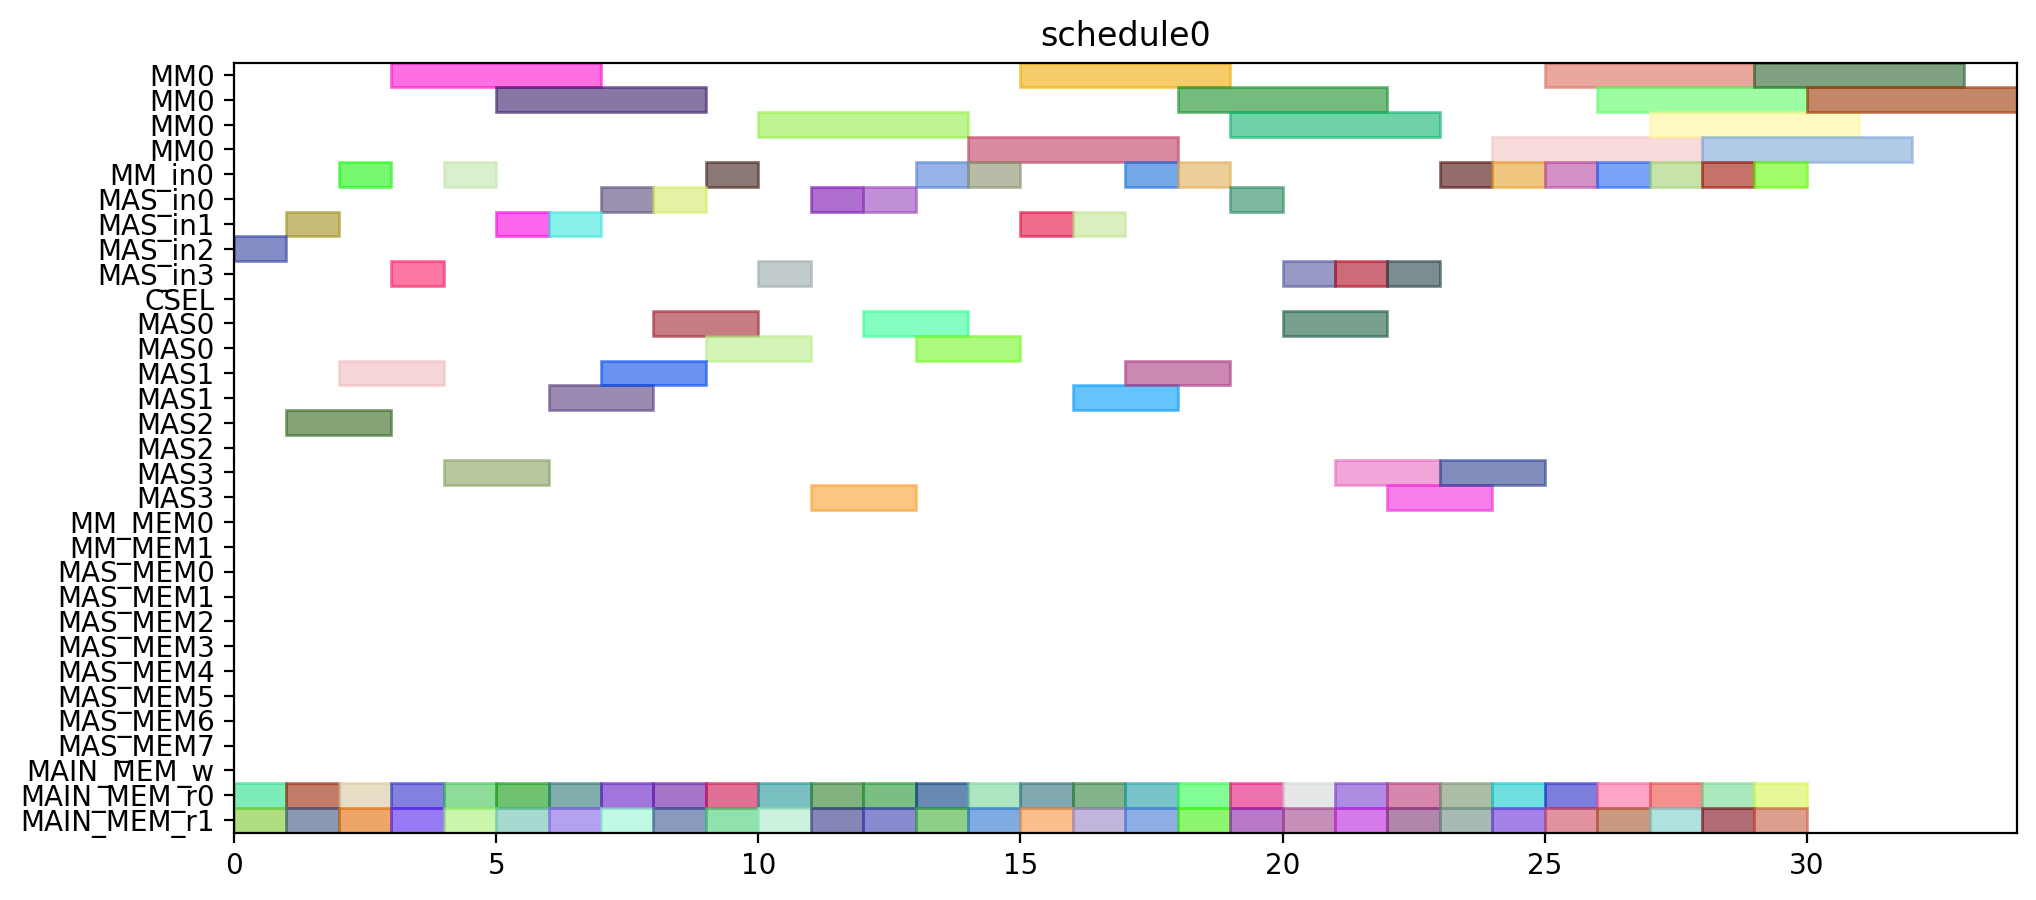

Generate this figure with Python:
from pyschedule import Scenario, solvers, plotters, alt


def solve():
	horizon = 120
	S = Scenario("schedule0", horizon=horizon)

	# resource
	MM = S.Resources('MM', num=1, size=4)
	MM_in = S.Resources('MM_in', num=1)
	MAS_in = S.Resources('MAS_in', num=4)
	CSEL = S.Resource('CSEL')
	MAS = S.Resources('MAS', num=4, size=2, periods=range(1, horizon))
	MM_MEM = S.Resources('MM_MEM', num=2)
	MAS_MEM = S.Resources('MAS_MEM', num=8)
	MAIN_MEM_w = S.Resource('MAIN_MEM_w', size=1)
	MAIN_MEM_r = S.Resources('MAIN_MEM_r', num=2)

	# result of previous scheduling

	# new tasks
	t1_t0 = S.Task('t1_t0', length=4, delay_cost=1)
	t1_t0 += alt(MM)
	t1_t0_in = S.Task('t1_t0_in', length=1, delay_cost=1)
	t1_t0_in += alt(MM_in)
	S += t1_t0_in*MM_in[0]<=t1_t0*MM[0]
	t1_t0_mem0 = S.Task('t1_t0_mem0', length=1, delay_cost=1)
	t1_t0_mem0 += MAIN_MEM_r[0]
	S += t1_t0_mem0 <= t1_t0

	t1_t0_mem1 = S.Task('t1_t0_mem1', length=1, delay_cost=1)
	t1_t0_mem1 += MAIN_MEM_r[1]
	S += t1_t0_mem1 <= t1_t0

	t1_t1 = S.Task('t1_t1', length=4, delay_cost=1)
	t1_t1 += alt(MM)
	t1_t1_in = S.Task('t1_t1_in', length=1, delay_cost=1)
	t1_t1_in += alt(MM_in)
	S += t1_t1_in*MM_in[0]<=t1_t1*MM[0]
	t1_t1_mem0 = S.Task('t1_t1_mem0', length=1, delay_cost=1)
	t1_t1_mem0 += MAIN_MEM_r[0]
	S += t1_t1_mem0 <= t1_t1

	t1_t1_mem1 = S.Task('t1_t1_mem1', length=1, delay_cost=1)
	t1_t1_mem1 += MAIN_MEM_r[1]
	S += t1_t1_mem1 <= t1_t1

	t1_t2 = S.Task('t1_t2', length=2, delay_cost=1)
	t1_t2 += alt(MAS)
	t1_t2_in = S.Task('t1_t2_in', length=1, delay_cost=1)
	t1_t2_in += alt(MAS_in)
	S += t1_t2_in*MAS_in[0]<=t1_t2*MAS[0]

	S += t1_t2_in*MAS_in[1]<=t1_t2*MAS[1]

	S += t1_t2_in*MAS_in[2]<=t1_t2*MAS[2]

	S += t1_t2_in*MAS_in[3]<=t1_t2*MAS[3]

	t1_t2_mem0 = S.Task('t1_t2_mem0', length=1, delay_cost=1)
	t1_t2_mem0 += MAIN_MEM_r[0]
	S += t1_t2_mem0 <= t1_t2

	t1_t2_mem1 = S.Task('t1_t2_mem1', length=1, delay_cost=1)
	t1_t2_mem1 += MAIN_MEM_r[1]
	S += t1_t2_mem1 <= t1_t2

	t1_t3 = S.Task('t1_t3', length=2, delay_cost=1)
	t1_t3 += alt(MAS)
	t1_t3_in = S.Task('t1_t3_in', length=1, delay_cost=1)
	t1_t3_in += alt(MAS_in)
	S += t1_t3_in*MAS_in[0]<=t1_t3*MAS[0]

	S += t1_t3_in*MAS_in[1]<=t1_t3*MAS[1]

	S += t1_t3_in*MAS_in[2]<=t1_t3*MAS[2]

	S += t1_t3_in*MAS_in[3]<=t1_t3*MAS[3]

	t1_t3_mem0 = S.Task('t1_t3_mem0', length=1, delay_cost=1)
	t1_t3_mem0 += MAIN_MEM_r[0]
	S += t1_t3_mem0 <= t1_t3

	t1_t3_mem1 = S.Task('t1_t3_mem1', length=1, delay_cost=1)
	t1_t3_mem1 += MAIN_MEM_r[1]
	S += t1_t3_mem1 <= t1_t3

	t2_t0 = S.Task('t2_t0', length=4, delay_cost=1)
	t2_t0 += alt(MM)
	t2_t0_in = S.Task('t2_t0_in', length=1, delay_cost=1)
	t2_t0_in += alt(MM_in)
	S += t2_t0_in*MM_in[0]<=t2_t0*MM[0]
	t2_t0_mem0 = S.Task('t2_t0_mem0', length=1, delay_cost=1)
	t2_t0_mem0 += MAIN_MEM_r[0]
	S += t2_t0_mem0 <= t2_t0

	t2_t0_mem1 = S.Task('t2_t0_mem1', length=1, delay_cost=1)
	t2_t0_mem1 += MAIN_MEM_r[1]
	S += t2_t0_mem1 <= t2_t0

	t2_t1 = S.Task('t2_t1', length=4, delay_cost=1)
	t2_t1 += alt(MM)
	t2_t1_in = S.Task('t2_t1_in', length=1, delay_cost=1)
	t2_t1_in += alt(MM_in)
	S += t2_t1_in*MM_in[0]<=t2_t1*MM[0]
	t2_t1_mem0 = S.Task('t2_t1_mem0', length=1, delay_cost=1)
	t2_t1_mem0 += MAIN_MEM_r[0]
	S += t2_t1_mem0 <= t2_t1

	t2_t1_mem1 = S.Task('t2_t1_mem1', length=1, delay_cost=1)
	t2_t1_mem1 += MAIN_MEM_r[1]
	S += t2_t1_mem1 <= t2_t1

	t2_t2 = S.Task('t2_t2', length=2, delay_cost=1)
	t2_t2 += alt(MAS)
	t2_t2_in = S.Task('t2_t2_in', length=1, delay_cost=1)
	t2_t2_in += alt(MAS_in)
	S += t2_t2_in*MAS_in[0]<=t2_t2*MAS[0]

	S += t2_t2_in*MAS_in[1]<=t2_t2*MAS[1]

	S += t2_t2_in*MAS_in[2]<=t2_t2*MAS[2]

	S += t2_t2_in*MAS_in[3]<=t2_t2*MAS[3]

	t2_t2_mem0 = S.Task('t2_t2_mem0', length=1, delay_cost=1)
	t2_t2_mem0 += MAIN_MEM_r[0]
	S += t2_t2_mem0 <= t2_t2

	t2_t2_mem1 = S.Task('t2_t2_mem1', length=1, delay_cost=1)
	t2_t2_mem1 += MAIN_MEM_r[1]
	S += t2_t2_mem1 <= t2_t2

	t2_t3 = S.Task('t2_t3', length=2, delay_cost=1)
	t2_t3 += alt(MAS)
	t2_t3_in = S.Task('t2_t3_in', length=1, delay_cost=1)
	t2_t3_in += alt(MAS_in)
	S += t2_t3_in*MAS_in[0]<=t2_t3*MAS[0]

	S += t2_t3_in*MAS_in[1]<=t2_t3*MAS[1]

	S += t2_t3_in*MAS_in[2]<=t2_t3*MAS[2]

	S += t2_t3_in*MAS_in[3]<=t2_t3*MAS[3]

	t2_t3_mem0 = S.Task('t2_t3_mem0', length=1, delay_cost=1)
	t2_t3_mem0 += MAIN_MEM_r[0]
	S += t2_t3_mem0 <= t2_t3

	t2_t3_mem1 = S.Task('t2_t3_mem1', length=1, delay_cost=1)
	t2_t3_mem1 += MAIN_MEM_r[1]
	S += t2_t3_mem1 <= t2_t3

	t0_t0 = S.Task('t0_t0', length=4, delay_cost=1)
	t0_t0 += alt(MM)
	t0_t0_in = S.Task('t0_t0_in', length=1, delay_cost=1)
	t0_t0_in += alt(MM_in)
	S += t0_t0_in*MM_in[0]<=t0_t0*MM[0]
	t0_t0_mem0 = S.Task('t0_t0_mem0', length=1, delay_cost=1)
	t0_t0_mem0 += MAIN_MEM_r[0]
	S += t0_t0_mem0 <= t0_t0

	t0_t0_mem1 = S.Task('t0_t0_mem1', length=1, delay_cost=1)
	t0_t0_mem1 += MAIN_MEM_r[1]
	S += t0_t0_mem1 <= t0_t0

	t0_t1 = S.Task('t0_t1', length=4, delay_cost=1)
	t0_t1 += alt(MM)
	t0_t1_in = S.Task('t0_t1_in', length=1, delay_cost=1)
	t0_t1_in += alt(MM_in)
	S += t0_t1_in*MM_in[0]<=t0_t1*MM[0]
	t0_t1_mem0 = S.Task('t0_t1_mem0', length=1, delay_cost=1)
	t0_t1_mem0 += MAIN_MEM_r[0]
	S += t0_t1_mem0 <= t0_t1

	t0_t1_mem1 = S.Task('t0_t1_mem1', length=1, delay_cost=1)
	t0_t1_mem1 += MAIN_MEM_r[1]
	S += t0_t1_mem1 <= t0_t1

	t0_t2 = S.Task('t0_t2', length=2, delay_cost=1)
	t0_t2 += alt(MAS)
	t0_t2_in = S.Task('t0_t2_in', length=1, delay_cost=1)
	t0_t2_in += alt(MAS_in)
	S += t0_t2_in*MAS_in[0]<=t0_t2*MAS[0]

	S += t0_t2_in*MAS_in[1]<=t0_t2*MAS[1]

	S += t0_t2_in*MAS_in[2]<=t0_t2*MAS[2]

	S += t0_t2_in*MAS_in[3]<=t0_t2*MAS[3]

	t0_t2_mem0 = S.Task('t0_t2_mem0', length=1, delay_cost=1)
	t0_t2_mem0 += MAIN_MEM_r[0]
	S += t0_t2_mem0 <= t0_t2

	t0_t2_mem1 = S.Task('t0_t2_mem1', length=1, delay_cost=1)
	t0_t2_mem1 += MAIN_MEM_r[1]
	S += t0_t2_mem1 <= t0_t2

	t0_t3 = S.Task('t0_t3', length=2, delay_cost=1)
	t0_t3 += alt(MAS)
	t0_t3_in = S.Task('t0_t3_in', length=1, delay_cost=1)
	t0_t3_in += alt(MAS_in)
	S += t0_t3_in*MAS_in[0]<=t0_t3*MAS[0]

	S += t0_t3_in*MAS_in[1]<=t0_t3*MAS[1]

	S += t0_t3_in*MAS_in[2]<=t0_t3*MAS[2]

	S += t0_t3_in*MAS_in[3]<=t0_t3*MAS[3]

	t0_t3_mem0 = S.Task('t0_t3_mem0', length=1, delay_cost=1)
	t0_t3_mem0 += MAIN_MEM_r[0]
	S += t0_t3_mem0 <= t0_t3

	t0_t3_mem1 = S.Task('t0_t3_mem1', length=1, delay_cost=1)
	t0_t3_mem1 += MAIN_MEM_r[1]
	S += t0_t3_mem1 <= t0_t3

	t4_t0_t0 = S.Task('t4_t0_t0', length=4, delay_cost=1)
	t4_t0_t0 += alt(MM)
	t4_t0_t0_in = S.Task('t4_t0_t0_in', length=1, delay_cost=1)
	t4_t0_t0_in += alt(MM_in)
	S += t4_t0_t0_in*MM_in[0]<=t4_t0_t0*MM[0]
	t4_t0_t0_mem0 = S.Task('t4_t0_t0_mem0', length=1, delay_cost=1)
	t4_t0_t0_mem0 += MAIN_MEM_r[0]
	S += t4_t0_t0_mem0 <= t4_t0_t0

	t4_t0_t0_mem1 = S.Task('t4_t0_t0_mem1', length=1, delay_cost=1)
	t4_t0_t0_mem1 += MAIN_MEM_r[1]
	S += t4_t0_t0_mem1 <= t4_t0_t0

	t4_t0_t1 = S.Task('t4_t0_t1', length=4, delay_cost=1)
	t4_t0_t1 += alt(MM)
	t4_t0_t1_in = S.Task('t4_t0_t1_in', length=1, delay_cost=1)
	t4_t0_t1_in += alt(MM_in)
	S += t4_t0_t1_in*MM_in[0]<=t4_t0_t1*MM[0]
	t4_t0_t1_mem0 = S.Task('t4_t0_t1_mem0', length=1, delay_cost=1)
	t4_t0_t1_mem0 += MAIN_MEM_r[0]
	S += t4_t0_t1_mem0 <= t4_t0_t1

	t4_t0_t1_mem1 = S.Task('t4_t0_t1_mem1', length=1, delay_cost=1)
	t4_t0_t1_mem1 += MAIN_MEM_r[1]
	S += t4_t0_t1_mem1 <= t4_t0_t1

	t4_t0_t2 = S.Task('t4_t0_t2', length=2, delay_cost=1)
	t4_t0_t2 += alt(MAS)
	t4_t0_t2_in = S.Task('t4_t0_t2_in', length=1, delay_cost=1)
	t4_t0_t2_in += alt(MAS_in)
	S += t4_t0_t2_in*MAS_in[0]<=t4_t0_t2*MAS[0]

	S += t4_t0_t2_in*MAS_in[1]<=t4_t0_t2*MAS[1]

	S += t4_t0_t2_in*MAS_in[2]<=t4_t0_t2*MAS[2]

	S += t4_t0_t2_in*MAS_in[3]<=t4_t0_t2*MAS[3]

	t4_t0_t2_mem0 = S.Task('t4_t0_t2_mem0', length=1, delay_cost=1)
	t4_t0_t2_mem0 += MAIN_MEM_r[0]
	S += t4_t0_t2_mem0 <= t4_t0_t2

	t4_t0_t2_mem1 = S.Task('t4_t0_t2_mem1', length=1, delay_cost=1)
	t4_t0_t2_mem1 += MAIN_MEM_r[1]
	S += t4_t0_t2_mem1 <= t4_t0_t2

	t4_t0_t3 = S.Task('t4_t0_t3', length=2, delay_cost=1)
	t4_t0_t3 += alt(MAS)
	t4_t0_t3_in = S.Task('t4_t0_t3_in', length=1, delay_cost=1)
	t4_t0_t3_in += alt(MAS_in)
	S += t4_t0_t3_in*MAS_in[0]<=t4_t0_t3*MAS[0]

	S += t4_t0_t3_in*MAS_in[1]<=t4_t0_t3*MAS[1]

	S += t4_t0_t3_in*MAS_in[2]<=t4_t0_t3*MAS[2]

	S += t4_t0_t3_in*MAS_in[3]<=t4_t0_t3*MAS[3]

	t4_t0_t3_mem0 = S.Task('t4_t0_t3_mem0', length=1, delay_cost=1)
	t4_t0_t3_mem0 += MAIN_MEM_r[0]
	S += t4_t0_t3_mem0 <= t4_t0_t3

	t4_t0_t3_mem1 = S.Task('t4_t0_t3_mem1', length=1, delay_cost=1)
	t4_t0_t3_mem1 += MAIN_MEM_r[1]
	S += t4_t0_t3_mem1 <= t4_t0_t3

	t4_t1_t0 = S.Task('t4_t1_t0', length=4, delay_cost=1)
	t4_t1_t0 += alt(MM)
	t4_t1_t0_in = S.Task('t4_t1_t0_in', length=1, delay_cost=1)
	t4_t1_t0_in += alt(MM_in)
	S += t4_t1_t0_in*MM_in[0]<=t4_t1_t0*MM[0]
	t4_t1_t0_mem0 = S.Task('t4_t1_t0_mem0', length=1, delay_cost=1)
	t4_t1_t0_mem0 += MAIN_MEM_r[0]
	S += t4_t1_t0_mem0 <= t4_t1_t0

	t4_t1_t0_mem1 = S.Task('t4_t1_t0_mem1', length=1, delay_cost=1)
	t4_t1_t0_mem1 += MAIN_MEM_r[1]
	S += t4_t1_t0_mem1 <= t4_t1_t0

	t4_t1_t1 = S.Task('t4_t1_t1', length=4, delay_cost=1)
	t4_t1_t1 += alt(MM)
	t4_t1_t1_in = S.Task('t4_t1_t1_in', length=1, delay_cost=1)
	t4_t1_t1_in += alt(MM_in)
	S += t4_t1_t1_in*MM_in[0]<=t4_t1_t1*MM[0]
	t4_t1_t1_mem0 = S.Task('t4_t1_t1_mem0', length=1, delay_cost=1)
	t4_t1_t1_mem0 += MAIN_MEM_r[0]
	S += t4_t1_t1_mem0 <= t4_t1_t1

	t4_t1_t1_mem1 = S.Task('t4_t1_t1_mem1', length=1, delay_cost=1)
	t4_t1_t1_mem1 += MAIN_MEM_r[1]
	S += t4_t1_t1_mem1 <= t4_t1_t1

	t4_t1_t2 = S.Task('t4_t1_t2', length=2, delay_cost=1)
	t4_t1_t2 += alt(MAS)
	t4_t1_t2_in = S.Task('t4_t1_t2_in', length=1, delay_cost=1)
	t4_t1_t2_in += alt(MAS_in)
	S += t4_t1_t2_in*MAS_in[0]<=t4_t1_t2*MAS[0]

	S += t4_t1_t2_in*MAS_in[1]<=t4_t1_t2*MAS[1]

	S += t4_t1_t2_in*MAS_in[2]<=t4_t1_t2*MAS[2]

	S += t4_t1_t2_in*MAS_in[3]<=t4_t1_t2*MAS[3]

	t4_t1_t2_mem0 = S.Task('t4_t1_t2_mem0', length=1, delay_cost=1)
	t4_t1_t2_mem0 += MAIN_MEM_r[0]
	S += t4_t1_t2_mem0 <= t4_t1_t2

	t4_t1_t2_mem1 = S.Task('t4_t1_t2_mem1', length=1, delay_cost=1)
	t4_t1_t2_mem1 += MAIN_MEM_r[1]
	S += t4_t1_t2_mem1 <= t4_t1_t2

	t4_t1_t3 = S.Task('t4_t1_t3', length=2, delay_cost=1)
	t4_t1_t3 += alt(MAS)
	t4_t1_t3_in = S.Task('t4_t1_t3_in', length=1, delay_cost=1)
	t4_t1_t3_in += alt(MAS_in)
	S += t4_t1_t3_in*MAS_in[0]<=t4_t1_t3*MAS[0]

	S += t4_t1_t3_in*MAS_in[1]<=t4_t1_t3*MAS[1]

	S += t4_t1_t3_in*MAS_in[2]<=t4_t1_t3*MAS[2]

	S += t4_t1_t3_in*MAS_in[3]<=t4_t1_t3*MAS[3]

	t4_t1_t3_mem0 = S.Task('t4_t1_t3_mem0', length=1, delay_cost=1)
	t4_t1_t3_mem0 += MAIN_MEM_r[0]
	S += t4_t1_t3_mem0 <= t4_t1_t3

	t4_t1_t3_mem1 = S.Task('t4_t1_t3_mem1', length=1, delay_cost=1)
	t4_t1_t3_mem1 += MAIN_MEM_r[1]
	S += t4_t1_t3_mem1 <= t4_t1_t3

	t4_t2_t0 = S.Task('t4_t2_t0', length=4, delay_cost=1)
	t4_t2_t0 += alt(MM)
	t4_t2_t0_in = S.Task('t4_t2_t0_in', length=1, delay_cost=1)
	t4_t2_t0_in += alt(MM_in)
	S += t4_t2_t0_in*MM_in[0]<=t4_t2_t0*MM[0]
	t4_t2_t0_mem0 = S.Task('t4_t2_t0_mem0', length=1, delay_cost=1)
	t4_t2_t0_mem0 += MAIN_MEM_r[0]
	S += t4_t2_t0_mem0 <= t4_t2_t0

	t4_t2_t0_mem1 = S.Task('t4_t2_t0_mem1', length=1, delay_cost=1)
	t4_t2_t0_mem1 += MAIN_MEM_r[1]
	S += t4_t2_t0_mem1 <= t4_t2_t0

	t4_t2_t1 = S.Task('t4_t2_t1', length=4, delay_cost=1)
	t4_t2_t1 += alt(MM)
	t4_t2_t1_in = S.Task('t4_t2_t1_in', length=1, delay_cost=1)
	t4_t2_t1_in += alt(MM_in)
	S += t4_t2_t1_in*MM_in[0]<=t4_t2_t1*MM[0]
	t4_t2_t1_mem0 = S.Task('t4_t2_t1_mem0', length=1, delay_cost=1)
	t4_t2_t1_mem0 += MAIN_MEM_r[0]
	S += t4_t2_t1_mem0 <= t4_t2_t1

	t4_t2_t1_mem1 = S.Task('t4_t2_t1_mem1', length=1, delay_cost=1)
	t4_t2_t1_mem1 += MAIN_MEM_r[1]
	S += t4_t2_t1_mem1 <= t4_t2_t1

	t4_t2_t2 = S.Task('t4_t2_t2', length=2, delay_cost=1)
	t4_t2_t2 += alt(MAS)
	t4_t2_t2_in = S.Task('t4_t2_t2_in', length=1, delay_cost=1)
	t4_t2_t2_in += alt(MAS_in)
	S += t4_t2_t2_in*MAS_in[0]<=t4_t2_t2*MAS[0]

	S += t4_t2_t2_in*MAS_in[1]<=t4_t2_t2*MAS[1]

	S += t4_t2_t2_in*MAS_in[2]<=t4_t2_t2*MAS[2]

	S += t4_t2_t2_in*MAS_in[3]<=t4_t2_t2*MAS[3]

	t4_t2_t2_mem0 = S.Task('t4_t2_t2_mem0', length=1, delay_cost=1)
	t4_t2_t2_mem0 += MAIN_MEM_r[0]
	S += t4_t2_t2_mem0 <= t4_t2_t2

	t4_t2_t2_mem1 = S.Task('t4_t2_t2_mem1', length=1, delay_cost=1)
	t4_t2_t2_mem1 += MAIN_MEM_r[1]
	S += t4_t2_t2_mem1 <= t4_t2_t2

	t4_t2_t3 = S.Task('t4_t2_t3', length=2, delay_cost=1)
	t4_t2_t3 += alt(MAS)
	t4_t2_t3_in = S.Task('t4_t2_t3_in', length=1, delay_cost=1)
	t4_t2_t3_in += alt(MAS_in)
	S += t4_t2_t3_in*MAS_in[0]<=t4_t2_t3*MAS[0]

	S += t4_t2_t3_in*MAS_in[1]<=t4_t2_t3*MAS[1]

	S += t4_t2_t3_in*MAS_in[2]<=t4_t2_t3*MAS[2]

	S += t4_t2_t3_in*MAS_in[3]<=t4_t2_t3*MAS[3]

	t4_t2_t3_mem0 = S.Task('t4_t2_t3_mem0', length=1, delay_cost=1)
	t4_t2_t3_mem0 += MAIN_MEM_r[0]
	S += t4_t2_t3_mem0 <= t4_t2_t3

	t4_t2_t3_mem1 = S.Task('t4_t2_t3_mem1', length=1, delay_cost=1)
	t4_t2_t3_mem1 += MAIN_MEM_r[1]
	S += t4_t2_t3_mem1 <= t4_t2_t3

	t4_t40 = S.Task('t4_t40', length=2, delay_cost=1)
	t4_t40 += alt(MAS)
	t4_t40_in = S.Task('t4_t40_in', length=1, delay_cost=1)
	t4_t40_in += alt(MAS_in)
	S += t4_t40_in*MAS_in[0]<=t4_t40*MAS[0]

	S += t4_t40_in*MAS_in[1]<=t4_t40*MAS[1]

	S += t4_t40_in*MAS_in[2]<=t4_t40*MAS[2]

	S += t4_t40_in*MAS_in[3]<=t4_t40*MAS[3]

	t4_t40_mem0 = S.Task('t4_t40_mem0', length=1, delay_cost=1)
	t4_t40_mem0 += MAIN_MEM_r[0]
	S += t4_t40_mem0 <= t4_t40

	t4_t40_mem1 = S.Task('t4_t40_mem1', length=1, delay_cost=1)
	t4_t40_mem1 += MAIN_MEM_r[1]
	S += t4_t40_mem1 <= t4_t40

	t4_t41 = S.Task('t4_t41', length=2, delay_cost=1)
	t4_t41 += alt(MAS)
	t4_t41_in = S.Task('t4_t41_in', length=1, delay_cost=1)
	t4_t41_in += alt(MAS_in)
	S += t4_t41_in*MAS_in[0]<=t4_t41*MAS[0]

	S += t4_t41_in*MAS_in[1]<=t4_t41*MAS[1]

	S += t4_t41_in*MAS_in[2]<=t4_t41*MAS[2]

	S += t4_t41_in*MAS_in[3]<=t4_t41*MAS[3]

	t4_t41_mem0 = S.Task('t4_t41_mem0', length=1, delay_cost=1)
	t4_t41_mem0 += MAIN_MEM_r[0]
	S += t4_t41_mem0 <= t4_t41

	t4_t41_mem1 = S.Task('t4_t41_mem1', length=1, delay_cost=1)
	t4_t41_mem1 += MAIN_MEM_r[1]
	S += t4_t41_mem1 <= t4_t41

	t4_t50 = S.Task('t4_t50', length=2, delay_cost=1)
	t4_t50 += alt(MAS)
	t4_t50_in = S.Task('t4_t50_in', length=1, delay_cost=1)
	t4_t50_in += alt(MAS_in)
	S += t4_t50_in*MAS_in[0]<=t4_t50*MAS[0]

	S += t4_t50_in*MAS_in[1]<=t4_t50*MAS[1]

	S += t4_t50_in*MAS_in[2]<=t4_t50*MAS[2]

	S += t4_t50_in*MAS_in[3]<=t4_t50*MAS[3]

	t4_t50_mem0 = S.Task('t4_t50_mem0', length=1, delay_cost=1)
	t4_t50_mem0 += MAIN_MEM_r[0]
	S += t4_t50_mem0 <= t4_t50

	t4_t50_mem1 = S.Task('t4_t50_mem1', length=1, delay_cost=1)
	t4_t50_mem1 += MAIN_MEM_r[1]
	S += t4_t50_mem1 <= t4_t50

	t4_t51 = S.Task('t4_t51', length=2, delay_cost=1)
	t4_t51 += alt(MAS)
	t4_t51_in = S.Task('t4_t51_in', length=1, delay_cost=1)
	t4_t51_in += alt(MAS_in)
	S += t4_t51_in*MAS_in[0]<=t4_t51*MAS[0]

	S += t4_t51_in*MAS_in[1]<=t4_t51*MAS[1]

	S += t4_t51_in*MAS_in[2]<=t4_t51*MAS[2]

	S += t4_t51_in*MAS_in[3]<=t4_t51*MAS[3]

	t4_t51_mem0 = S.Task('t4_t51_mem0', length=1, delay_cost=1)
	t4_t51_mem0 += MAIN_MEM_r[0]
	S += t4_t51_mem0 <= t4_t51

	t4_t51_mem1 = S.Task('t4_t51_mem1', length=1, delay_cost=1)
	t4_t51_mem1 += MAIN_MEM_r[1]
	S += t4_t51_mem1 <= t4_t51

	t4_t8_t0 = S.Task('t4_t8_t0', length=4, delay_cost=1)
	t4_t8_t0 += alt(MM)
	t4_t8_t0_in = S.Task('t4_t8_t0_in', length=1, delay_cost=1)
	t4_t8_t0_in += alt(MM_in)
	S += t4_t8_t0_in*MM_in[0]<=t4_t8_t0*MM[0]
	t4_t8_t0_mem0 = S.Task('t4_t8_t0_mem0', length=1, delay_cost=1)
	t4_t8_t0_mem0 += MAIN_MEM_r[0]
	S += t4_t8_t0_mem0 <= t4_t8_t0

	t4_t8_t0_mem1 = S.Task('t4_t8_t0_mem1', length=1, delay_cost=1)
	t4_t8_t0_mem1 += MAIN_MEM_r[1]
	S += t4_t8_t0_mem1 <= t4_t8_t0

	t4_t8_t1 = S.Task('t4_t8_t1', length=4, delay_cost=1)
	t4_t8_t1 += alt(MM)
	t4_t8_t1_in = S.Task('t4_t8_t1_in', length=1, delay_cost=1)
	t4_t8_t1_in += alt(MM_in)
	S += t4_t8_t1_in*MM_in[0]<=t4_t8_t1*MM[0]
	t4_t8_t1_mem0 = S.Task('t4_t8_t1_mem0', length=1, delay_cost=1)
	t4_t8_t1_mem0 += MAIN_MEM_r[0]
	S += t4_t8_t1_mem0 <= t4_t8_t1

	t4_t8_t1_mem1 = S.Task('t4_t8_t1_mem1', length=1, delay_cost=1)
	t4_t8_t1_mem1 += MAIN_MEM_r[1]
	S += t4_t8_t1_mem1 <= t4_t8_t1

	solvers.mip.solve(S,msg=1,kind='CPLEX',ratio_gap=1.01)

	solution = [['hoge']*len(S.solution()[1]) for i in range(len(S.solution()))]
	for i in range(len(S.solution())):
		for j in range(len(S.solution()[i])):
			solution[i][j]=str(S.solution()[i][j])
	print(solution)

	cycles = int(solution[-1][3])

	pic_file_name = "/home/mfukuda/ABE/multiRAM_multiMAS_16mux/scheduling_result/stage4MM1_stage2MAS4/SPARSE/schedule0.png"
	if(S.solution() != []):
		plotters.matplotlib.plot(S,img_filename=pic_file_name, show_task_labels=False, fig_size=(cycles*0.25+3, 5))

	return solution
